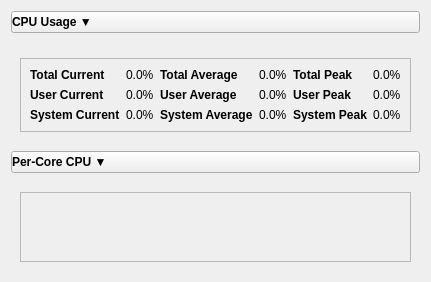
             <widget class="QWidget" name="cpuPage">
              <layout class="QVBoxLayout" name="cpuPageLayout">
               <property name="spacing">
                <number>10</number>
               </property>
               <item>
                <widget class="QPushButton" name="cpuUsageToggleButton">
                 <property name="text">
                  <string>CPU Usage ▼</string>
                 </property>
                 <property name="styleSheet">
                  <string notr="true">text-align: left; font-weight: bold;</string>
                 </property>
                </widget>
               </item>
               <item>
                <widget class="QWidget" name="cpuUsageSection">
                 <layout class="QVBoxLayout" name="cpuUsageSectionLayout">
                  <item>
                   <widget class="QWidget" name="cpuGraphContainer" native="true" />
                  </item>
                  <item>
                   <widget class="QFrame" name="cpuStatsFrame">
                    <property name="frameShape">
                     <enum>QFrame::StyledPanel</enum>
                    </property>
                    <layout class="QGridLayout" name="cpuStatsGridLayout">
                     <item row="0" column="0">
                      <widget class="QLabel" name="cpuCurrentTitleLabel">
                       <property name="text">
                        <string>Total Current</string>
                       </property>
                       <property name="styleSheet">
                        <string notr="true">font-weight: bold;</string>
                       </property>
                      </widget>
                     </item>
                     <item row="0" column="1">
                      <widget class="QLabel" name="cpuCurrentValueLabel">
                       <property name="text">
                        <string>0.0%</string>
                       </property>
                      </widget>
                     </item>
                     <item row="0" column="2">
                      <widget class="QLabel" name="cpuAverageTitleLabel">
                       <property name="text">
                        <string>Total Average</string>
                       </property>
                       <property name="styleSheet">
                        <string notr="true">font-weight: bold;</string>
                       </property>
                      </widget>
                     </item>
                     <item row="0" column="3">
                      <widget class="QLabel" name="cpuAverageValueLabel">
                       <property name="text">
                        <string>0.0%</string>
                       </property>
                      </widget>
                     </item>
                     <item row="0" column="4">
                      <widget class="QLabel" name="cpuPeakTitleLabel">
                       <property name="text">
                        <string>Total Peak</string>
                       </property>
                       <property name="styleSheet">
                        <string notr="true">font-weight: bold;</string>
                       </property>
                      </widget>
                     </item>
                     <item row="0" column="5">
                      <widget class="QLabel" name="cpuPeakValueLabel">
                       <property name="text">
                        <string>0.0%</string>
                       </property>
                      </widget>
                     </item>
                     <item row="1" column="0">
                      <widget class="QLabel" name="cpuUserCurrentTitleLabel">
                       <property name="text">
                        <string>User Current</string>
                       </property>
                       <property name="styleSheet">
                        <string notr="true">font-weight: bold;</string>
                       </property>
                      </widget>
                     </item>
                     <item row="1" column="1">
                      <widget class="QLabel" name="cpuUserCurrentValueLabel">
                       <property name="text">
                        <string>0.0%</string>
                       </property>
                      </widget>
                     </item>
                     <item row="1" column="2">
                      <widget class="QLabel" name="cpuUserAverageTitleLabel">
                       <property name="text">
                        <string>User Average</string>
                       </property>
                       <property name="styleSheet">
                        <string notr="true">font-weight: bold;</string>
                       </property>
                      </widget>
                     </item>
                     <item row="1" column="3">
                      <widget class="QLabel" name="cpuUserAverageValueLabel">
                       <property name="text">
                        <string>0.0%</string>
                       </property>
                      </widget>
                     </item>
                     <item row="1" column="4">
                      <widget class="QLabel" name="cpuUserPeakTitleLabel">
                       <property name="text">
                        <string>User Peak</string>
                       </property>
                       <property name="styleSheet">
                        <string notr="true">font-weight: bold;</string>
                       </property>
                      </widget>
                     </item>
                     <item row="1" column="5">
                      <widget class="QLabel" name="cpuUserPeakValueLabel">
                       <property name="text">
                        <string>0.0%</string>
                       </property>
                      </widget>
                     </item>
                     <item row="2" column="0">
                      <widget class="QLabel" name="cpuSystemCurrentTitleLabel">
                       <property name="text">
                        <string>System Current</string>
                       </property>
                       <property name="styleSheet">
                        <string notr="true">font-weight: bold;</string>
                       </property>
                      </widget>
                     </item>
                     <item row="2" column="1">
                      <widget class="QLabel" name="cpuSystemCurrentValueLabel">
                       <property name="text">
                        <string>0.0%</string>
                       </property>
                      </widget>
                     </item>
                     <item row="2" column="2">
                      <widget class="QLabel" name="cpuSystemAverageTitleLabel">
                       <property name="text">
                        <string>System Average</string>
                       </property>
                       <property name="styleSheet">
                        <string notr="true">font-weight: bold;</string>
                       </property>
                      </widget>
                     </item>
                     <item row="2" column="3">
                      <widget class="QLabel" name="cpuSystemAverageValueLabel">
                       <property name="text">
                        <string>0.0%</string>
                       </property>
                      </widget>
                     </item>
                     <item row="2" column="4">
                      <widget class="QLabel" name="cpuSystemPeakTitleLabel">
                       <property name="text">
                        <string>System Peak</string>
                       </property>
                       <property name="styleSheet">
                        <string notr="true">font-weight: bold;</string>
                       </property>
                      </widget>
                     </item>
                     <item row="2" column="5">
                      <widget class="QLabel" name="cpuSystemPeakValueLabel">
                       <property name="text">
                        <string>0.0%</string>
                       </property>
                      </widget>
                     </item>
                    </layout>
                   </widget>
                  </item>
                 </layout>
                </widget>
               </item>
               <item>
                <widget class="QPushButton" name="cpuPerCoreToggleButton">
                 <property name="text">
                  <string>Per-Core CPU ▼</string>
                 </property>
                 <property name="styleSheet">
                  <string notr="true">text-align: left; font-weight: bold;</string>
                 </property>
                </widget>
               </item>
               <item>
                <widget class="QWidget" name="cpuPerCoreSection">
                 <layout class="QVBoxLayout" name="cpuPerCoreSectionLayout">
                  <item>
                   <widget class="QScrollArea" name="cpuPerCoreScrollArea">
                    <property name="widgetResizable">
                     <bool>true</bool>
                    </property>
                    <widget class="QWidget" name="cpuPerCoreScrollWidget">
                     <layout class="QGridLayout" name="cpuPerCoreGridLayout">
                      <property name="horizontalSpacing">
                       <number>10</number>
                      </property>
                      <property name="verticalSpacing">
                       <number>10</number>
                      </property>
                     </layout>
                    </widget>
                   </widget>
                  </item>
                 </layout>
                </widget>
               </item>
              </layout>
             </widget>
